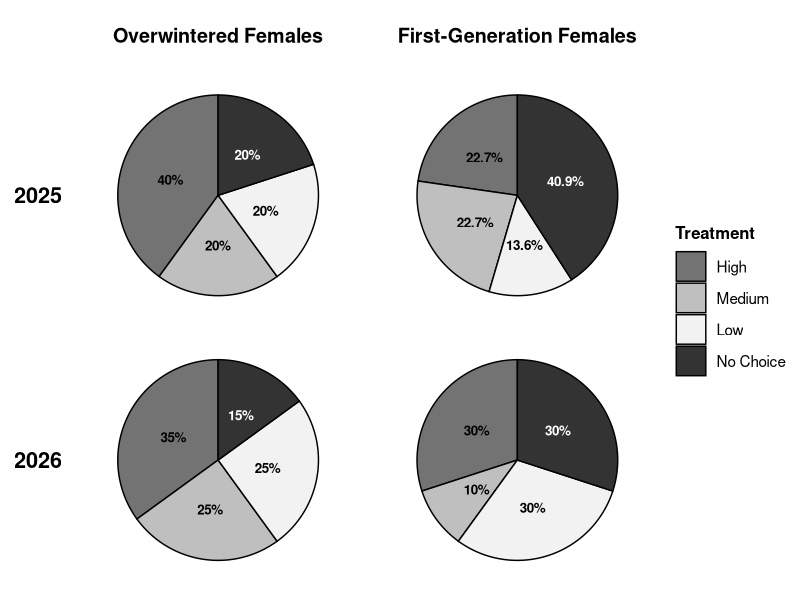

Here is the R script that generated this plot:
# =========================================================
# CHAPTER 2 – EXPERIMENT 1
# FEMALE HOST SELECTION BEHAVIOR
#
# Statistical analyses and figure generation for
# overwintered and first-generation females in 2025 and 2026.
# =========================================================


# =========================================================
# 1. REQUIRED PACKAGES
# =========================================================

# Install required packages if they are not already installed.
# These commands only need to be run once and are therefore
# commented out by default.

# install.packages("tidyverse")
# install.packages("patchwork")


# Load required packages.

library(tidyverse)
library(patchwork)

# =========================================================
# 2. DEFINE COMMON TREATMENT ORDERS AND FIGURE SETTINGS
# =========================================================

# Treatment order used for chi-square analyses.
choice_treatment_order <- c(
  "Low",
  "Medium",
  "High"
)

# Treatment order used in the pie-chart figure.
figure_treatment_order <- c(
  "High",
  "Medium",
  "Low",
  "No Choice"
)

# Grayscale fills used in the final figure.
treatment_fills <- c(
  "High" = "grey45",
  "Medium" = "grey75",
  "Low" = "grey95",
  "No Choice" = "grey20"
)


# =========================================================
# 3. IMPORT DATA
# =========================================================

ow_2025 <- read.csv(
  "SP25 Obj 1 OW Data.csv"
)

fg_2025 <- read.csv(
  "SP25 Obj 1 FG Data.csv"
)

ow_2026 <- read.csv(
  "SP26 Obj 1 OW Data.csv"
)

fg_2026 <- read.csv(
  "SP26 Obj 1 FG Data.csv"
)


# =========================================================
# 4. 2025 OVERWINTERED FEMALES – CHI-SQUARE TEST
# =========================================================

# Retain only females that made a treatment choice.

ow_2025_choice <- ow_2025 %>%
  filter(
    Made_Choice == "Yes"
  ) %>%
  mutate(
    Chosen_Treatment = factor(
      Chosen_Treatment,
      levels = choice_treatment_order
    )
  )

# Count selections among Low, Medium, and High treatments.

ow_2025_counts <- table(
  ow_2025_choice$Chosen_Treatment
)

ow_2025_counts

# Chi-square goodness-of-fit test.
# Null hypothesis: females select each of the three
# moisture treatments with equal probability.

ow_2025_chisq <- chisq.test(
  ow_2025_counts,
  p = rep(
    1 / length(choice_treatment_order),
    length(choice_treatment_order)
  )
)

ow_2025_chisq


# =========================================================
# 5. 2025 FIRST-GENERATION FEMALES – CHI-SQUARE TEST
# =========================================================

fg_2025_choice <- fg_2025 %>%
  filter(
    Made_Choice == "Yes"
  ) %>%
  mutate(
    Chosen_Treatment = factor(
      Chosen_Treatment,
      levels = choice_treatment_order
    )
  )

fg_2025_counts <- table(
  fg_2025_choice$Chosen_Treatment
)

fg_2025_counts

fg_2025_chisq <- chisq.test(
  fg_2025_counts,
  p = rep(
    1 / length(choice_treatment_order),
    length(choice_treatment_order)
  )
)

fg_2025_chisq


# =========================================================
# 6. 2026 OVERWINTERED FEMALES – CHI-SQUARE TEST
# =========================================================

ow_2026_choice <- ow_2026 %>%
  filter(
    Made_Choice == "Yes"
  ) %>%
  mutate(
    Chosen_Treatment = factor(
      Chosen_Treatment,
      levels = choice_treatment_order
    )
  )

ow_2026_counts <- table(
  ow_2026_choice$Chosen_Treatment
)

ow_2026_counts

ow_2026_chisq <- chisq.test(
  ow_2026_counts,
  p = rep(
    1 / length(choice_treatment_order),
    length(choice_treatment_order)
  )
)

ow_2026_chisq


# =========================================================
# 7. 2026 FIRST-GENERATION FEMALES – CHI-SQUARE TEST
# =========================================================

fg_2026_choice <- fg_2026 %>%
  filter(
    Made_Choice == "Yes"
  ) %>%
  mutate(
    Chosen_Treatment = factor(
      Chosen_Treatment,
      levels = choice_treatment_order
    )
  )

fg_2026_counts <- table(
  fg_2026_choice$Chosen_Treatment
)

fg_2026_counts

fg_2026_chisq <- chisq.test(
  fg_2026_counts,
  p = rep(
    1 / length(choice_treatment_order),
    length(choice_treatment_order)
  )
)

fg_2026_chisq


# =========================================================
# 8. PREPARE DATA FOR FIGURE
# =========================================================

ow_2025$Chosen_Treatment <- factor(
  ow_2025$Chosen_Treatment,
  levels = figure_treatment_order
)

fg_2025$Chosen_Treatment <- factor(
  fg_2025$Chosen_Treatment,
  levels = figure_treatment_order
)

ow_2026$Chosen_Treatment <- factor(
  ow_2026$Chosen_Treatment,
  levels = figure_treatment_order
)

fg_2026$Chosen_Treatment <- factor(
  fg_2026$Chosen_Treatment,
  levels = figure_treatment_order
)


# =========================================================
# 9. SUMMARIZE 2025 OVERWINTERED FEMALES
# =========================================================

summary_2025_OW <- ow_2025 %>%
  count(
    Chosen_Treatment,
    .drop = FALSE
  ) %>%
  mutate(
    perc = 100 * n / sum(n),
    
    label = if_else(
      n > 0,
      paste0(
        round(
          perc,
          1
        ),
        "%"
      ),
      ""
    ),
    
    label_color = if_else(
      Chosen_Treatment == "No Choice",
      "white",
      "black"
    )
  )


# =========================================================
# 10. SUMMARIZE 2025 FIRST-GENERATION FEMALES
# =========================================================

summary_2025_FG <- fg_2025 %>%
  count(
    Chosen_Treatment,
    .drop = FALSE
  ) %>%
  mutate(
    perc = 100 * n / sum(n),
    
    label = if_else(
      n > 0,
      paste0(
        round(
          perc,
          1
        ),
        "%"
      ),
      ""
    ),
    
    label_color = if_else(
      Chosen_Treatment == "No Choice",
      "white",
      "black"
    )
  )


# =========================================================
# 11. SUMMARIZE 2026 OVERWINTERED FEMALES
# =========================================================

summary_2026_OW <- ow_2026 %>%
  count(
    Chosen_Treatment,
    .drop = FALSE
  ) %>%
  mutate(
    perc = 100 * n / sum(n),
    
    label = if_else(
      n > 0,
      paste0(
        round(
          perc,
          1
        ),
        "%"
      ),
      ""
    ),
    
    label_color = if_else(
      Chosen_Treatment == "No Choice",
      "white",
      "black"
    )
  )


# =========================================================
# 12. SUMMARIZE 2026 FIRST-GENERATION FEMALES
# =========================================================

summary_2026_FG <- fg_2026 %>%
  count(
    Chosen_Treatment,
    .drop = FALSE
  ) %>%
  mutate(
    perc = 100 * n / sum(n),
    
    label = if_else(
      n > 0,
      paste0(
        round(
          perc,
          1
        ),
        "%"
      ),
      ""
    ),
    
    label_color = if_else(
      Chosen_Treatment == "No Choice",
      "white",
      "black"
    )
  )


# =========================================================
# 13. FUNCTION FOR MAKING EACH PIE CHART
# =========================================================

make_pie_chart <- function(data) {
  
  ggplot(
    data,
    aes(
      x = "",
      y = n,
      fill = Chosen_Treatment
    )
  ) +
    
    geom_col(
      width = 1,
      color = "black",
      linewidth = 0.5
    ) +
    
    coord_polar(
      theta = "y"
    ) +
    
    geom_text(
      aes(
        label = label,
        color = label_color
      ),
      position = position_stack(
        vjust = 0.5
      ),
      size = 3.4,
      fontface = "bold",
      show.legend = FALSE
    ) +
    
    scale_fill_manual(
      name = "Treatment",
      values = treatment_fills,
      breaks = figure_treatment_order,
      drop = FALSE
    ) +
    
    scale_color_identity() +
    
    labs(
      x = NULL,
      y = NULL
    ) +
    
    theme_void(
      base_size = 14
    ) +
    
    theme(
      aspect.ratio = 1,
      
      plot.margin = margin(
        t = 5,
        r = 5,
        b = 5,
        l = 5
      )
    )
}


# =========================================================
# 14. CREATE THE FOUR PIE CHARTS
# =========================================================

pie_2025_OW <- make_pie_chart(
  summary_2025_OW
)

pie_2025_FG <- make_pie_chart(
  summary_2025_FG
)

pie_2026_OW <- make_pie_chart(
  summary_2026_OW
)

pie_2026_FG <- make_pie_chart(
  summary_2026_FG
)


# =========================================================
# 15. COLUMN LABELS
# =========================================================

column_OW <- ggplot() +
  
  annotate(
    "text",
    x = 0.5,
    y = 0.5,
    label = "Overwintered Females",
    size = 5,
    fontface = "bold"
  ) +
  
  xlim(
    0,
    1
  ) +
  
  ylim(
    0,
    1
  ) +
  
  theme_void()


column_FG <- ggplot() +
  
  annotate(
    "text",
    x = 0.5,
    y = 0.5,
    label = "First-Generation Females",
    size = 5,
    fontface = "bold"
  ) +
  
  xlim(
    0,
    1
  ) +
  
  ylim(
    0,
    1
  ) +
  
  theme_void()


# =========================================================
# 16. ROW LABELS
# =========================================================

row_2025 <- ggplot() +
  
  annotate(
    "text",
    x = 0.5,
    y = 0.5,
    label = "2025",
    size = 5.5,
    fontface = "bold"
  ) +
  
  xlim(
    0,
    1
  ) +
  
  ylim(
    0,
    1
  ) +
  
  theme_void()


row_2026 <- ggplot() +
  
  annotate(
    "text",
    x = 0.5,
    y = 0.5,
    label = "2026",
    size = 5.5,
    fontface = "bold"
  ) +
  
  xlim(
    0,
    1
  ) +
  
  ylim(
    0,
    1
  ) +
  
  theme_void()


# =========================================================
# 17. COMBINE INTO ONE FOUR-PANEL FIGURE
# =========================================================

combined_pie_plot <-
  
  plot_spacer() +
  column_OW +
  column_FG +
  
  row_2025 +
  pie_2025_OW +
  pie_2025_FG +
  
  row_2026 +
  pie_2026_OW +
  pie_2026_FG +
  
  plot_layout(
    design = "
    ABC
    DEF
    GHI
    ",
    
    widths = c(
      0.16,
      1,
      1
    ),
    
    heights = c(
      0.16,
      1,
      1
    ),
    
    guides = "collect"
  ) &
  
  theme(
    legend.position = "right",
    
    legend.title = element_text(
      size = 12,
      face = "bold"
    ),
    
    legend.text = element_text(
      size = 11
    ),
    
    legend.key.size = unit(
      0.8,
      "cm"
    )
  )


# =========================================================
# 18. DISPLAY FINAL FIGURE
# =========================================================

combined_pie_plot
